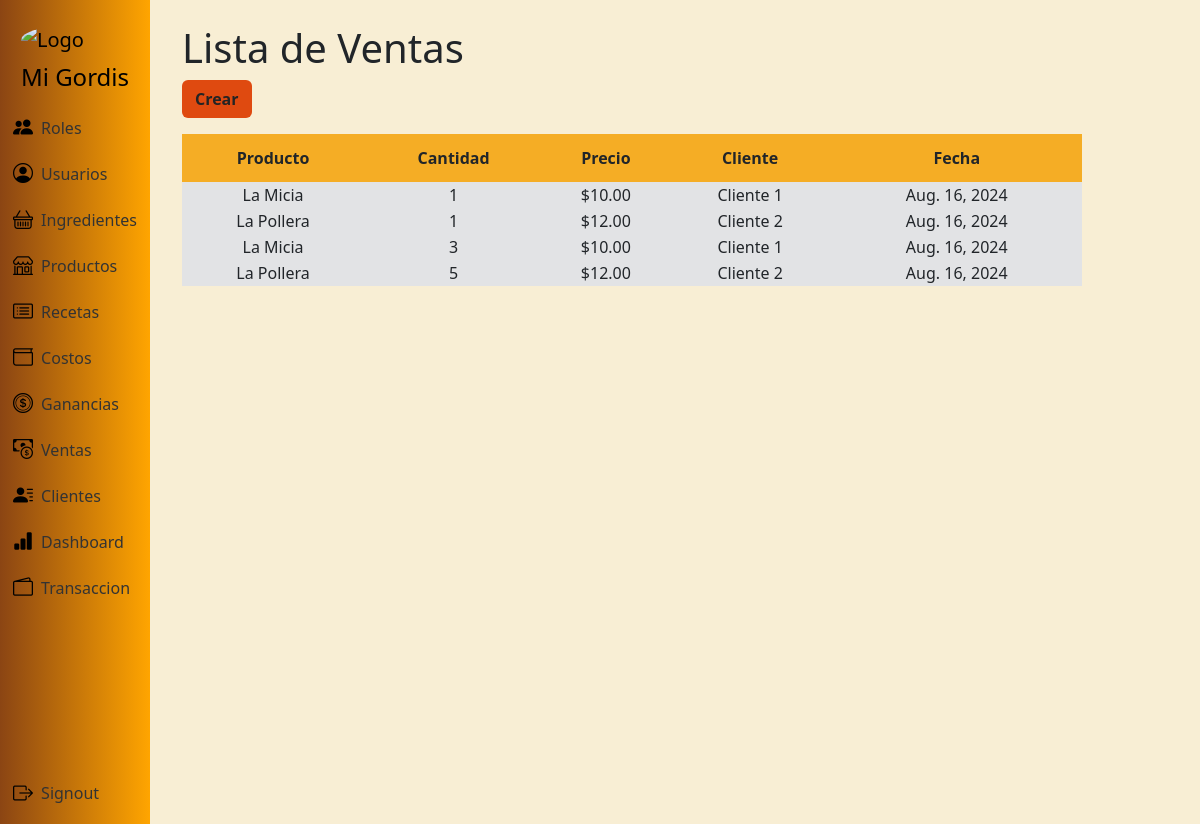
/ventas/ (signed in), run on an earlier commit of the app's database.
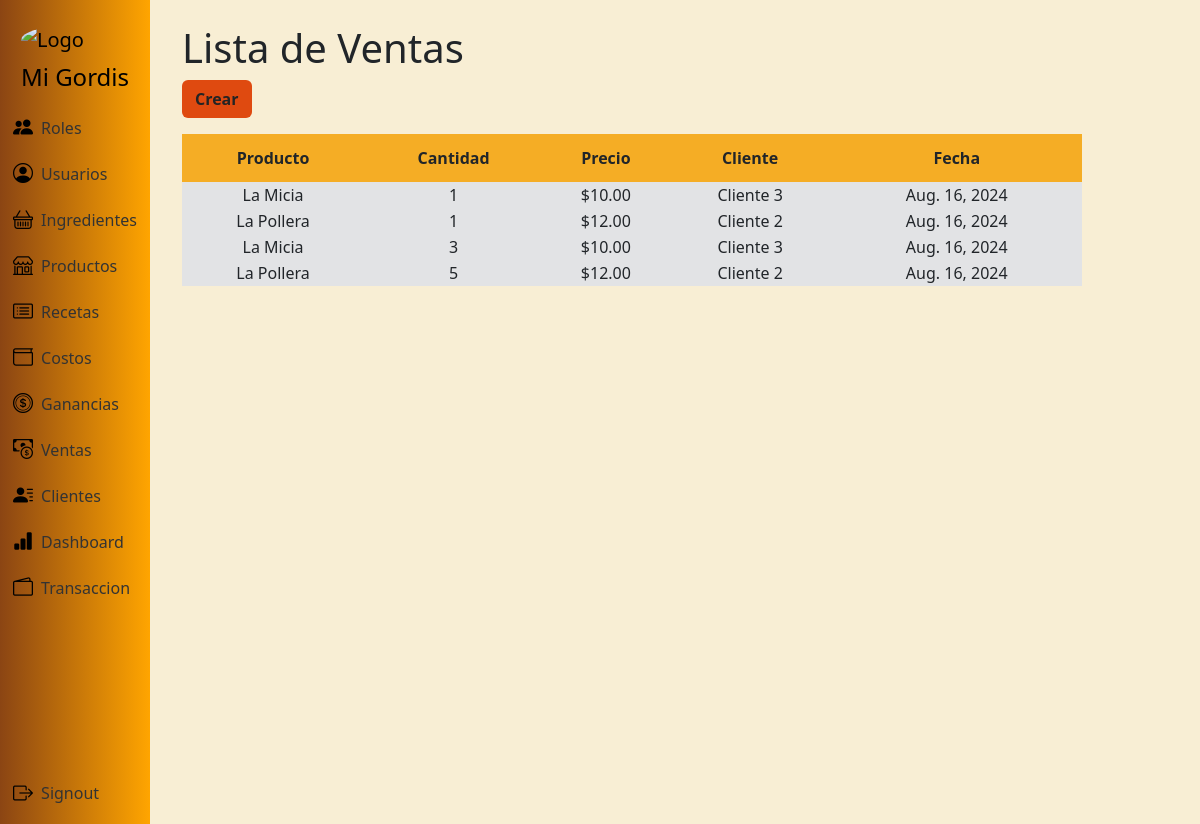
And on a later commit of the database.
### app/models.py (models this page shows, shortened)
class Venta(models.Model):
    cliente = models.ForeignKey(Cliente, on_delete=models.CASCADE, null=True, blank=True)
    producto = models.ForeignKey(Producto, on_delete=models.CASCADE)
    cantidad = models.PositiveIntegerField()
    precio = models.DecimalField(max_digits=10, decimal_places=2, editable=False)
    fecha = models.DateField(auto_now_add=True)

class Cliente(models.Model):
    id_cliente = models.AutoField(primary_key=True)
    nombre_cliente = models.CharField(max_length=100)
    correo_cliente = models.EmailField(blank=True, null=True)
    telefono_cliente = models.CharField(max_length=9,blank=True, null=True)
    def __str__(self):
        return self.nombre_cliente

class Producto(models.Model):
    id_producto = models.AutoField(primary_key=True)
    nombre_producto = models.CharField(max_length=100)
    descripcion = models.TextField(blank=True, null=True)

### app/views.py (the view)
# urls.py: path('ventas/', views.ventas, name='ventas'),
@login_required
def ventas(request):
    ventas = Venta.objects.all()
    return render(request, 'venta/ventas.html', {'ventas': ventas})

### app/templates/venta/ventas.html
{% extends 'layouts/base.html' %}
{% block content %}
<h1>Lista de Ventas</h1>
<a class="btn btn-color fw-bold mb-3" href="{% url 'venta_crear' %}" role="button">Crear</a>
<table class="tb">
  <thead class="encabezado-tabla fw-bold">
    <tr>
      <th>Producto</th>
      <th>Cantidad</th>
      <th>Precio</th>
      <th>Cliente</th>
      <th>Fecha</th>
    </tr>
  </thead>
  <tbody class="bg-secondary-subtle">
    {% for venta in ventas %}
    <tr>
        <td>{{ venta.producto.nombre_producto }}</td>
        <td>{{ venta.cantidad }}</td>
        <td>${{ venta.precio }}</td>
        <td>{{ venta.cliente }}</td>
        <td>{{ venta.fecha }}</td>
    </tr>
    {% endfor %}
  </tbody>
</table>
{% endblock %}

What changed in the data, as far as the page shows it:
changed through a linked row, Venta (number 1 of 4 on the later page): cliente "Cliente 1" → "Cliente 3"
changed through a linked row, Venta (number 3 of 4 on the later page): cliente "Cliente 1" → "Cliente 3"
